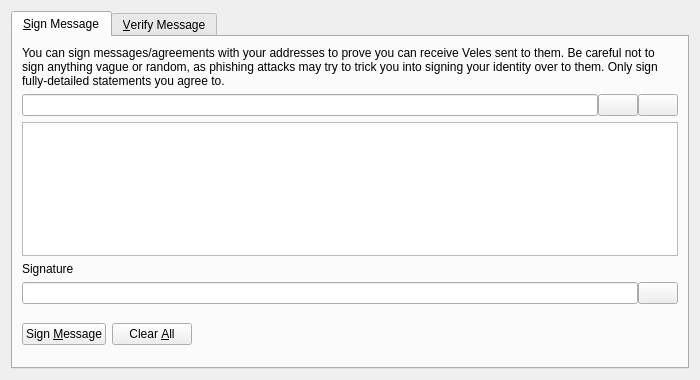
<?xml version="1.0" encoding="UTF-8"?>
<ui version="4.0">
 <class>SignVerifyMessageDialog</class>
 <widget class="QDialog" name="SignVerifyMessageDialog">
  <property name="geometry">
   <rect>
    <x>0</x>
    <y>0</y>
    <width>700</width>
    <height>380</height>
   </rect>
  </property>
  <property name="windowTitle">
   <string>Signatures - Sign / Verify a Message</string>
  </property>
  <property name="modal">
   <bool>true</bool>
  </property>
  <layout class="QVBoxLayout" name="verticalLayout">
   <item>
    <widget class="QTabWidget" name="tabWidget">
     <property name="currentIndex">
      <number>0</number>
     </property>
     <widget class="QWidget" name="tabSignMessage">
      <attribute name="title">
       <string>&amp;Sign Message</string>
      </attribute>
      <layout class="QVBoxLayout" name="verticalLayout_SM">
       <item>
        <widget class="QLabel" name="infoLabel_SM">
         <property name="text">
          <string>You can sign messages/agreements with your addresses to prove you can receive Veles sent to them. Be careful not to sign anything vague or random, as phishing attacks may try to trick you into signing your identity over to them. Only sign fully-detailed statements you agree to.</string>
         </property>
         <property name="textFormat">
          <enum>Qt::PlainText</enum>
         </property>
         <property name="wordWrap">
          <bool>true</bool>
         </property>
        </widget>
       </item>
       <item>
        <layout class="QHBoxLayout" name="horizontalLayout_1_SM">
         <property name="spacing">
          <number>0</number>
         </property>
         <item>
          <widget class="QValidatedLineEdit" name="addressIn_SM">
           <property name="toolTip">
            <string>The Veles address to sign the message with</string>
           </property>
          </widget>
         </item>
         <item>
          <widget class="QPushButton" name="addressBookButton_SM">
           <property name="toolTip">
            <string>Choose previously used address</string>
           </property>
           <property name="text">
            <string/>
           </property>
           <property name="icon">
            <iconset resource="../bitcoin.qrc">
             <normaloff>:/icons/address-book</normaloff>:/icons/address-book</iconset>
           </property>
           <property name="shortcut">
            <string>Alt+A</string>
           </property>
           <property name="autoDefault">
            <bool>false</bool>
           </property>
          </widget>
         </item>
         <item>
          <widget class="QPushButton" name="pasteButton_SM">
           <property name="toolTip">
            <string>Paste address from clipboard</string>
           </property>
           <property name="text">
            <string/>
           </property>
           <property name="icon">
            <iconset resource="../bitcoin.qrc">
             <normaloff>:/icons/editpaste</normaloff>:/icons/editpaste</iconset>
           </property>
           <property name="shortcut">
            <string>Alt+P</string>
           </property>
           <property name="autoDefault">
            <bool>false</bool>
           </property>
          </widget>
         </item>
        </layout>
       </item>
       <item>
        <widget class="QPlainTextEdit" name="messageIn_SM">
         <property name="toolTip">
          <string>Enter the message you want to sign here</string>
         </property>
        </widget>
       </item>
       <item>
        <widget class="QLabel" name="signatureLabel_SM">
         <property name="text">
          <string>Signature</string>
         </property>
         <property name="textFormat">
          <enum>Qt::PlainText</enum>
         </property>
        </widget>
       </item>
       <item>
        <layout class="QHBoxLayout" name="horizontalLayout_2_SM">
         <property name="spacing">
          <number>0</number>
         </property>
         <item>
          <widget class="QLineEdit" name="signatureOut_SM">
           <property name="font">
            <font>
             <italic>true</italic>
            </font>
           </property>
           <property name="readOnly">
            <bool>true</bool>
           </property>
          </widget>
         </item>
         <item>
          <widget class="QPushButton" name="copySignatureButton_SM">
           <property name="toolTip">
            <string>Copy the current signature to the system clipboard</string>
           </property>
           <property name="text">
            <string/>
           </property>
           <property name="icon">
            <iconset resource="../bitcoin.qrc">
             <normaloff>:/icons/editcopy</normaloff>:/icons/editcopy</iconset>
           </property>
           <property name="autoDefault">
            <bool>false</bool>
           </property>
          </widget>
         </item>
        </layout>
       </item>
       <item>
        <layout class="QHBoxLayout" name="horizontalLayout_3_SM">
         <item>
          <widget class="QPushButton" name="signMessageButton_SM">
           <property name="toolTip">
            <string>Sign the message to prove you own this Veles address</string>
           </property>
           <property name="text">
            <string>Sign &amp;Message</string>
           </property>
           <property name="icon">
            <iconset resource="../bitcoin.qrc">
             <normaloff>:/icons/edit</normaloff>:/icons/edit</iconset>
           </property>
           <property name="autoDefault">
            <bool>false</bool>
           </property>
          </widget>
         </item>
         <item>
          <widget class="QPushButton" name="clearButton_SM">
           <property name="toolTip">
            <string>Reset all sign message fields</string>
           </property>
           <property name="text">
            <string>Clear &amp;All</string>
           </property>
           <property name="icon">
            <iconset resource="../bitcoin.qrc">
             <normaloff>:/icons/remove</normaloff>:/icons/remove</iconset>
           </property>
           <property name="autoDefault">
            <bool>false</bool>
           </property>
          </widget>
         </item>
         <item>
          <spacer name="horizontalSpacer_1_SM">
           <property name="orientation">
            <enum>Qt::Horizontal</enum>
           </property>
           <property name="sizeHint" stdset="0">
            <size>
             <width>40</width>
             <height>48</height>
            </size>
           </property>
          </spacer>
         </item>
         <item>
          <widget class="QLabel" name="statusLabel_SM">
           <property name="font">
            <font>
             <weight>75</weight>
             <bold>true</bold>
            </font>
           </property>
           <property name="text">
            <string/>
           </property>
           <property name="wordWrap">
            <bool>true</bool>
           </property>
          </widget>
         </item>
         <item>
          <spacer name="horizontalSpacer_2_SM">
           <property name="orientation">
            <enum>Qt::Horizontal</enum>
           </property>
           <property name="sizeHint" stdset="0">
            <size>
             <width>40</width>
             <height>48</height>
            </size>
           </property>
          </spacer>
         </item>
        </layout>
       </item>
      </layout>
     </widget>
     <widget class="QWidget" name="tabVerifyMessage">
      <attribute name="title">
       <string>&amp;Verify Message</string>
      </attribute>
      <layout class="QVBoxLayout" name="verticalLayout_VM">
       <item>
        <widget class="QLabel" name="infoLabel_VM">
         <property name="text">
          <string>Enter the receiver's address, message (ensure you copy line breaks, spaces, tabs, etc. exactly) and signature below to verify the message. Be careful not to read more into the signature than what is in the signed message itself, to avoid being tricked by a man-in-the-middle attack. Note that this only proves the signing party receives with the address, it cannot prove sendership of any transaction!</string>
         </property>
         <property name="textFormat">
          <enum>Qt::PlainText</enum>
         </property>
         <property name="alignment">
          <set>Qt::AlignLeading|Qt::AlignLeft|Qt::AlignTop</set>
         </property>
         <property name="wordWrap">
          <bool>true</bool>
         </property>
        </widget>
       </item>
       <item>
        <layout class="QHBoxLayout" name="horizontalLayout_1_VM">
         <property name="spacing">
          <number>0</number>
         </property>
         <item>
          <widget class="QValidatedLineEdit" name="addressIn_VM">
           <property name="toolTip">
            <string>The Veles address the message was signed with</string>
           </property>
          </widget>
         </item>
         <item>
          <widget class="QPushButton" name="addressBookButton_VM">
           <property name="toolTip">
            <string>Choose previously used address</string>
           </property>
           <property name="text">
            <string/>
           </property>
           <property name="icon">
            <iconset resource="../bitcoin.qrc">
             <normaloff>:/icons/address-book</normaloff>:/icons/address-book</iconset>
           </property>
           <property name="shortcut">
            <string>Alt+A</string>
           </property>
           <property name="autoDefault">
            <bool>false</bool>
           </property>
          </widget>
         </item>
        </layout>
       </item>
       <item>
        <widget class="QPlainTextEdit" name="messageIn_VM"/>
       </item>
       <item>
        <widget class="QValidatedLineEdit" name="signatureIn_VM"/>
       </item>
       <item>
        <layout class="QHBoxLayout" name="horizontalLayout_2_VM">
         <item>
          <widget class="QPushButton" name="verifyMessageButton_VM">
           <property name="toolTip">
            <string>Verify the message to ensure it was signed with the specified Veles address</string>
           </property>
           <property name="text">
            <string>Verify &amp;Message</string>
           </property>
           <property name="icon">
            <iconset resource="../bitcoin.qrc">
             <normaloff>:/icons/transaction_0</normaloff>:/icons/transaction_0</iconset>
           </property>
           <property name="autoDefault">
            <bool>false</bool>
           </property>
          </widget>
         </item>
         <item>
          <widget class="QPushButton" name="clearButton_VM">
           <property name="toolTip">
            <string>Reset all verify message fields</string>
           </property>
           <property name="text">
            <string>Clear &amp;All</string>
           </property>
           <property name="icon">
            <iconset resource="../bitcoin.qrc">
             <normaloff>:/icons/remove</normaloff>:/icons/remove</iconset>
           </property>
           <property name="autoDefault">
            <bool>false</bool>
           </property>
          </widget>
         </item>
         <item>
          <spacer name="horizontalSpacer_1_VM">
           <property name="orientation">
            <enum>Qt::Horizontal</enum>
           </property>
           <property name="sizeHint" stdset="0">
            <size>
             <width>40</width>
             <height>48</height>
            </size>
           </property>
          </spacer>
         </item>
         <item>
          <widget class="QLabel" name="statusLabel_VM">
           <property name="font">
            <font>
             <weight>75</weight>
             <bold>true</bold>
            </font>
           </property>
           <property name="text">
            <string/>
           </property>
           <property name="wordWrap">
            <bool>true</bool>
           </property>
          </widget>
         </item>
         <item>
          <spacer name="horizontalSpacer_2_VM">
           <property name="orientation">
            <enum>Qt::Horizontal</enum>
           </property>
           <property name="sizeHint" stdset="0">
            <size>
             <width>40</width>
             <height>48</height>
            </size>
           </property>
          </spacer>
         </item>
        </layout>
       </item>
      </layout>
     </widget>
    </widget>
   </item>
  </layout>
 </widget>
 <customwidgets>
  <customwidget>
   <class>QValidatedLineEdit</class>
   <extends>QLineEdit</extends>
   <header>qt/qvalidatedlineedit.h</header>
  </customwidget>
 </customwidgets>
 <resources>
  <include location="../bitcoin.qrc"/>
 </resources>
 <connections/>
</ui>
